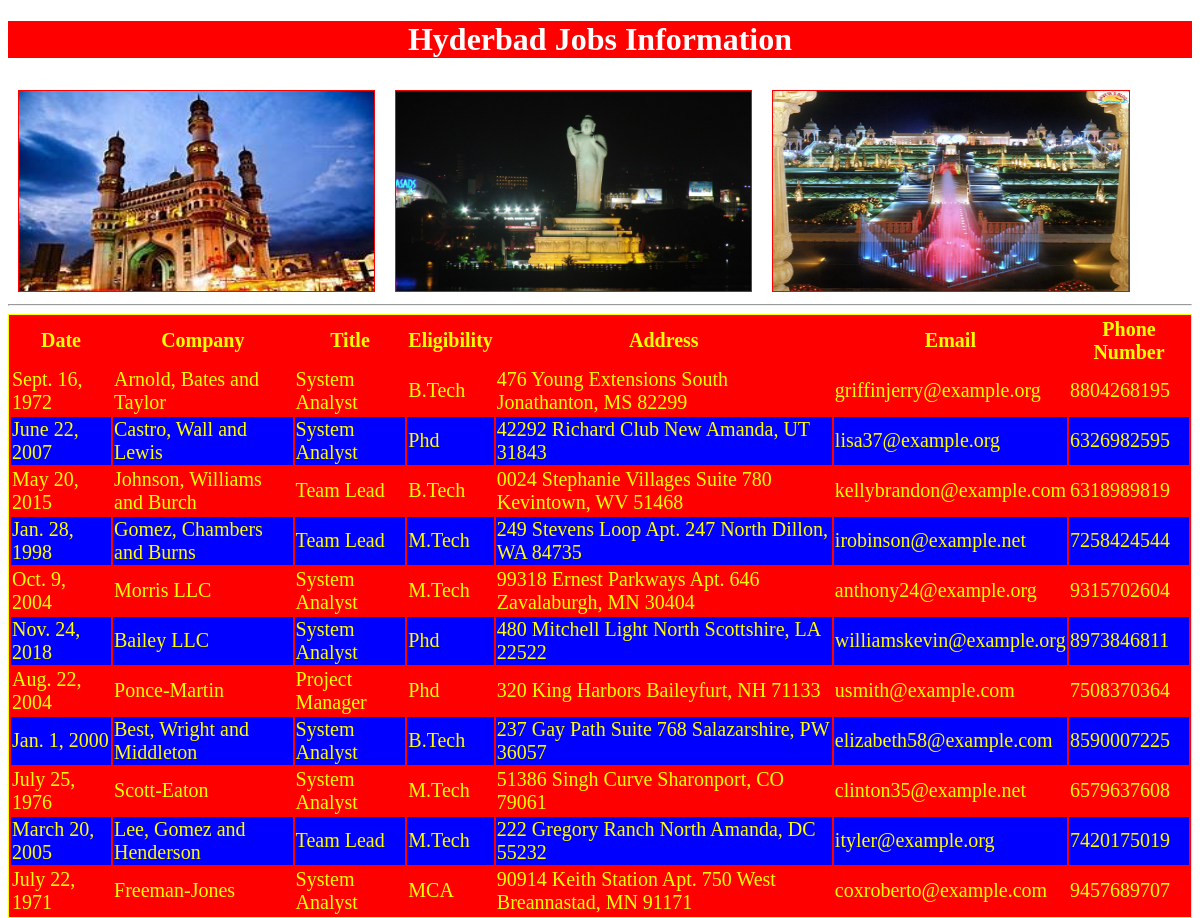
Screenshot of /hydjobs/ with the database file from the repository.
### testapp/models.py (models this page shows)
class HydJobs(models.Model):
    date=models.DateField()
    company=models.CharField(max_length=100)
    title=models.CharField(max_length=100)
    eligibility=models.CharField(max_length=100)
    address=models.CharField(max_length=100)
    email=models.EmailField()
    phone_number=models.BigIntegerField()

### testapp/views.py (the view)
# urls.py: path('hydjobs/',views.Hyd_View)
def Hyd_View(request):
    my_list=HydJobs.objects.all()
    return render(request,'testapp/hydjobs.html',{'list':my_list})

### templates/testapp/hydjobs.html (shortened to what this page needs)
<!DOCTYPE html>
{% load static %}
<html lang="en">
<head>
    <link rel="stylesheet" href="{% static 'css/style.css' %}">
    <link rel="stylesheet" href="{% static 'css/xyz.css' %}">
</head>
<body>
    <div>
    <h1>Hyderbad Jobs Information</h1>
    <img src="{% static 'images/hyd1.jpg' %}" alt="">
    <img src="{% static 'images/hyd2.jpg' %}" alt="">
    <img src="{% static 'images/hyd3.jpg' %}" alt="">
    </div>
    <br><br><br><br><br><br><br><br><br><br><br><br>
    <hr>
    {% if list %}
    <table>
        <thead>
            <th>Date</th>
            <th>Company</th>
            <th>Title</th>
            <th>Eligibility</th>
            <th>Address</th>
            <th>Email</th>
            <th>Phone Number</th>
        </thead>
        {% for jobs in list %}
        <tr>
            <td>{{jobs.date}}</td>
            <td>{{jobs.company}}</td>
            <td>{{jobs.title}}</td>
            <td>{{jobs.eligibility}}</td>
            <td>{{jobs.address}}</td>
            <td>{{jobs.email}}</td>
            <td>{{jobs.phone_number}}</td>
        </tr>
        {% endfor %}
    </table>
    {% else %}
    <p id="specialp">No Jobs Found</p>
    {% endif %}
</body>
</html>

### static/css/style.css (style rules this page uses)
body { background: url(https://tse2.mm.bing.net/th?id=OIP.JCZQopsbXk_ceVnx7mUC5gHaEo&pid=Api&P=0&h=180); background-repeat: no-repeat; background-size: cover; }
html { height: 100%; }
h1 { color: white; background: red; text-align: center; }
img { height: 200px; width: 30%; margin: 1.5x; float: left; border:1px solid red; margin: 10px; }

### static/css/xyz.css (style rules this page uses)
table { color: yellow; border: 1px solid; background: red; margin: auto; font-size: 20px; }
tr:nth-of-type(even) { background: blue; }

### rows the page displays
HydJobs: date "Sept. 16, 1972", company "Arnold, Bates and Taylor", title "System Analyst", eligibility "B.Tech", address "476 Young Extensions South Jonathanton, MS 82299", email "griffinjerry@example.org", phone_number "8804268195"
HydJobs: date "June 22, 2007", company "Castro, Wall and Lewis", title "System Analyst", eligibility "Phd", address "42292 Richard Club New Amanda, UT 31843", email "lisa37@example.org", phone_number "6326982595"
HydJobs: date "May 20, 2015", company "Johnson, Williams and Burch", title "Team Lead", eligibility "B.Tech", address "0024 Stephanie Villages Suite 780 Kevintown, WV 51468", email "kellybrandon@example.com", phone_number "6318989819"
HydJobs: date "Jan. 28, 1998", company "Gomez, Chambers and Burns", title "Team Lead", eligibility "M.Tech", address "249 Stevens Loop Apt. 247 North Dillon, WA 84735", email "irobinson@example.net", phone_number "7258424544"
HydJobs: date "Oct. 9, 2004", company "Morris LLC", title "System Analyst", eligibility "M.Tech", address "99318 Ernest Parkways Apt. 646 Zavalaburgh, MN 30404", email "anthony24@example.org", phone_number "9315702604"
HydJobs: date "Nov. 24, 2018", company "Bailey LLC", title "System Analyst", eligibility "Phd", address "480 Mitchell Light North Scottshire, LA 22522", email "williamskevin@example.org", phone_number "8973846811"
HydJobs: date "Aug. 22, 2004", company "Ponce-Martin", title "Project Manager", eligibility "Phd", address "320 King Harbors Baileyfurt, NH 71133", email "usmith@example.com", phone_number "7508370364"
HydJobs: date "Jan. 1, 2000", company "Best, Wright and Middleton", title "System Analyst", eligibility "B.Tech", address "237 Gay Path Suite 768 Salazarshire, PW 36057", email "elizabeth58@example.com", phone_number "8590007225"
HydJobs: date "July 25, 1976", company "Scott-Eaton", title "System Analyst", eligibility "M.Tech", address "51386 Singh Curve Sharonport, CO 79061", email "clinton35@example.net", phone_number "6579637608"
HydJobs: date "March 20, 2005", company "Lee, Gomez and Henderson", title "Team Lead", eligibility "M.Tech", address "222 Gregory Ranch North Amanda, DC 55232", email "ityler@example.org", phone_number "7420175019"
HydJobs: date "July 22, 1971", company "Freeman-Jones", title "System Analyst", eligibility "MCA", address "90914 Keith Station Apt. 750 West Breannastad, MN 91171", email "coxroberto@example.com", phone_number "9457689707"
